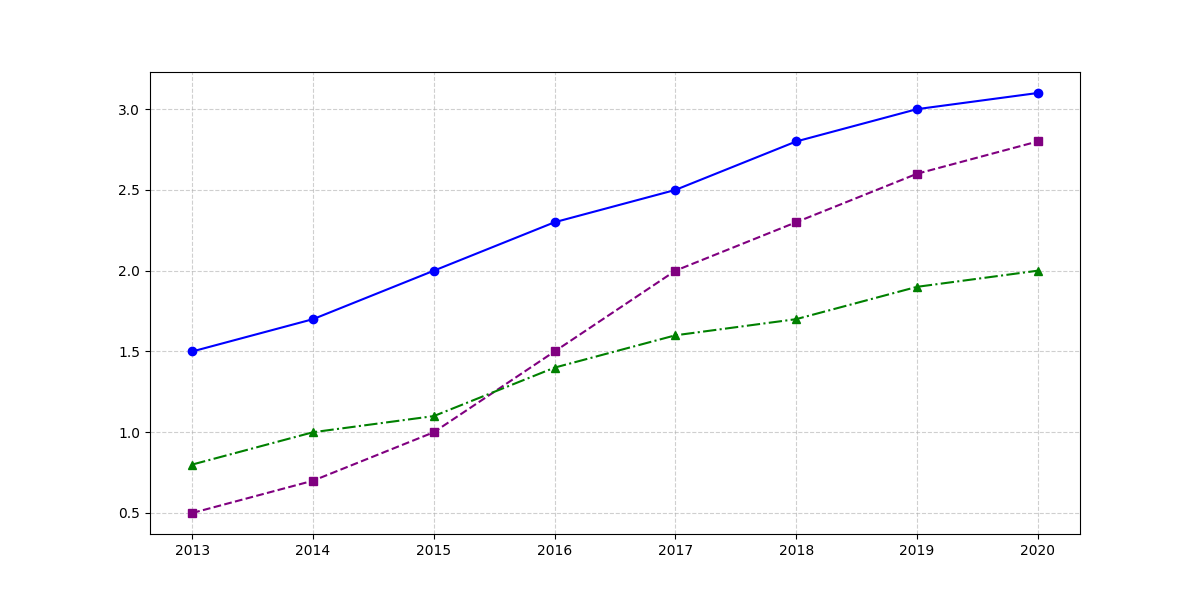

The script that drew this image:
import matplotlib.pyplot as plt
import numpy as np

# Data setup
years = np.arange(2013, 2021)
facebook_hours = [1.5, 1.7, 2.0, 2.3, 2.5, 2.8, 3.0, 3.1]
instagram_hours = [0.5, 0.7, 1.0, 1.5, 2.0, 2.3, 2.6, 2.8]
twitter_hours = [0.8, 1.0, 1.1, 1.4, 1.6, 1.7, 1.9, 2.0]

# Creating the plot
fig, ax = plt.subplots(figsize=(12, 6))

# Plotting data
ax.plot(years, facebook_hours, color='blue', linestyle='-', marker='o')
ax.plot(years, instagram_hours, color='purple', linestyle='--', marker='s')
ax.plot(years, twitter_hours, color='green', linestyle='-.', marker='^')

# Customizing appearance
ax.grid(True, linestyle='--', alpha=0.6)

# Display the plot
plt.show()
